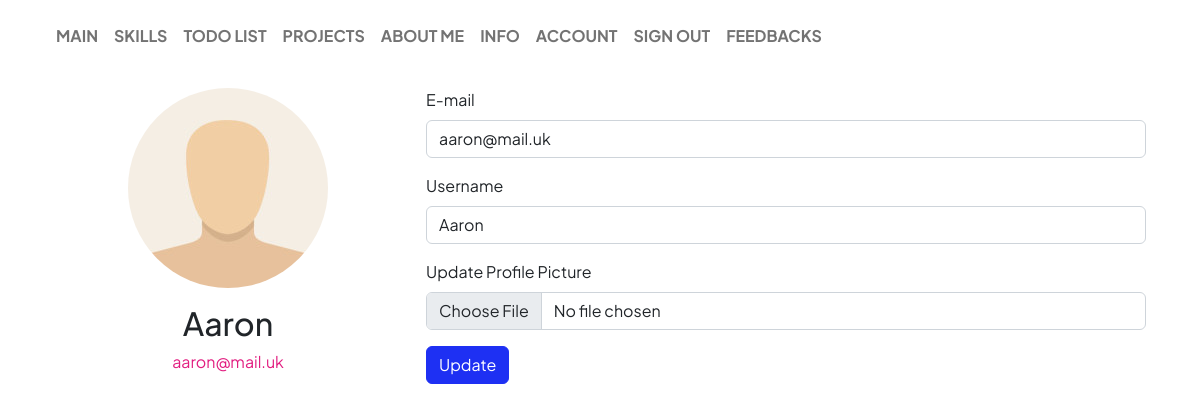
Page /account (signed in) on the earlier database version.
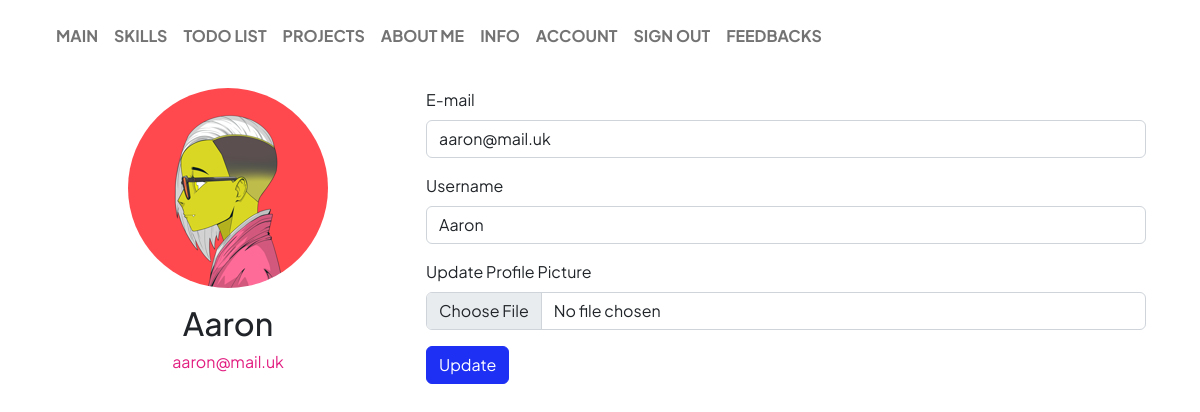
Same page on the later database version.
### app/models.py (models this page shows, shortened)
class User(db.Model, UserMixin):
    id = sa.Column(sa.Integer, primary_key=True)
    username = sa.Column(sa.String(20), unique=True, nullable=False)
    email = sa.Column(sa.String(120), unique=True, nullable=False)
    image_file = sa.Column(sa.String(20), nullable=False, default="default.jpg")
    password_hash = sa.Column(sa.String(128))
    @property
    def image_filename(self):
        if self.image_file == "default.jpg":
            return "images/default.jpg"
        return "upload/avatars/" + self.image_file
    @property
    def password(self):
        """
        Password cannot be accessed
        """
        raise AttributeError("password is not a readable attribute")

### app/views.py (the view)
@app.route('/account', methods=["GET", "POST"])
@login_required
def account():
    form = forms.UpdateAccountForm()
    if form.validate_on_submit():
        current_user.username = form.username.data
        current_user.email = form.email.data
        if form.picture.data:
            current_user.new_image_file(form.picture.data)
        db.session.commit()
        flash("Your account has been updated.", "success")
        return redirect(url_for("account"))
    elif request.method == "GET":
        form.username.data = current_user.username
        form.email.data = current_user.email
    return render_template("account.html", form=form)

### app/forms.py (shortened to what this page needs)
class UpdateAccountForm(FlaskForm):
    username = StringField("Username",
                           validators=[
                               DataRequired(message="Username is required"),
                               Length(min=4, max=20),
                               Regexp('^[A-Za-z][A-Za-z0-9_.]*$', 0,
                                      'Username must have only '
                                      'letters, numbers, dots '
                                      'or underscores'),
                           ])
    email = EmailField("E-mail",
                        validators=[
                            Length(max=120),
                            Email(message="Incorrect e-mail"),
                            DataRequired(message="E-mail is required"),
                        ])
    picture = FileField("Update Profile Picture",
                       validators=[
                           FileAllowed(["jpg", "png"])
                       ])
    submit = SubmitField("Update")

### app/models.py (called while the page is built)
@login_manager.user_loader
def user_loader(user_id):
    return User.query.get(int(user_id))

### app/templates/account.html (shortened to what this page needs)
{% extends "base.html" %}
{% from "_form_macros.html" import render_field %}
{% block page_body %}
  <div class="container">
    <div class="row">
      <div class="col-4 text-center">
        <div class="w-100 position-sticky fix-offset-top">
          <img class="rounded-circle user-avatar mb-3" src="{{ url_for('static', filename=current_user.image_filename) }}"/>
          <h2 class="account-heading">{{ current_user.username }}</h2>
          <p class="text-secondary">{{ current_user.email }}</p>
        </div>
      </div>
      <div class="col-8">
        <form method="POST" enctype="multipart/form-data" novalidate>
          {{ render_field(form.email) }}
          {{ render_field(form.username) }}
          {{ render_field(form.picture) }}
          {{ render_field(form.submit) }}
        </form>
      </div>
    </div>
  </div>
{% endblock %}

### app/templates/base.html (shortened to what this page needs)
<!DOCTYPE html>
<html lang="en">
<head>
    {% block page_styles %}
    <link href="{{ url_for('static', filename='css/bootstrap.min.css') }}" rel="stylesheet">
    <link href="{{ url_for('static', filename='css/bootstrap-theme.css') }}" rel="stylesheet">
    <link href="{{ url_for('static', filename='css/custom.css') }}" rel="stylesheet">
    {% endblock %}
</head>
<body class="min-vh-100 d-flex flex-column">
    {% include "base_nav.html" %}
    <div class="container flex-grow-1 mt-3">
        {% block page_body %}{% endblock %}
    </div>
</body>
</html>

### app/templates/_form_macros.html (shortened to what this page needs)
{% macro render_field(field) %}
  {% if field.type == 'StringField' or field.type == 'EmailField' or field.type == 'PasswordField' or field.type == 'FileField' %}
    {{ render_text_input(field) }}
  {% elif field.type == 'TextAreaField' %}
    {{ render_text_area(field) }}
  {% elif field.type == 'BooleanField' %}
    {{ render_checkbox(field) }}
  {% elif field.type == 'SubmitField' %}
    {{ render_submit(field) }}
  {% endif %}
{% endmacro %}
{% macro render_text_input(field) %}
  <div class="mb-3">
    <label for="{{ field.id }}" class="form-label"> {{ field.label.text }} </label>
    <div class="input-group has-validation">
      <input
        type="{% if field.type == 'StringField' %}text{% elif field.type == 'PasswordField' %}password{% elif field.type == 'FileField' %}file{% endif %}"
        class="form-control {% if field.errors.__len__() > 0 %} is-invalid {% endif %}"
        name="{{ field.name }}"
        id="{{ field.id }}"
        {% if field.type != 'PasswordField' and field.type != 'FileField' %}
          value="{{ field.data if field.data else "" }}"
        {% endif %}
        aria-describedby="{{ field.id }}-feedback"
      />
    </div>
  </div>
{% endmacro %}
{% macro render_submit(field) %}
  <div class="">
    <input
      class="btn btn-primary"
      type="submit"
      id="{{ field.id }}"
      name="{{ field.name }}"
      value="{{ field.label.text }}"
    />
  </div>
{% endmacro %}

### app/templates/base_nav.html (shortened to what this page needs)
<nav class="navbar navbar-expand-lg position-sticky-lg top-0 z-3 navbar-light bg-transparent py-3">
  <div class="container-fluid px-5">
    <div class="collapse navbar-collapse" id="collapsableContent">
      <ul class="navbar-nav me-auto mb-2 mb-lg-0 fw-bolder bg-white rounded">
        {%for item in menu %}
          {% if item.visible %}
            <li class="nav-item">
              <a class="nav-link" href="{{ item.url }}"> {{ item.name | upper }} </a>
            </li>
          {% endif %}
        {% endfor %}
      </ul>
    </div>
  </div>
</nav>

### app/static/css/custom.css (style rules this page uses)
@media (min-width: 992px) { .position-sticky-lg { position: sticky !important; } }
.user-avatar { width: 200px; height: 200px; }

Differences in the rows shown:
changed User "Aaron": image_file: picture added in place of a placeholder
